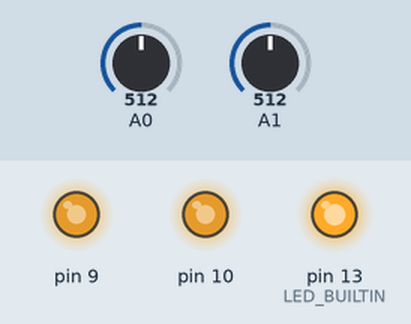
Bench run of a sketch on a simulated Arduino Uno, built with avr-gcc and run on an emulated ATmega328P. Shown: output pins drawn as LEDs (lit = HIGH). Inputs (shaded band) come from the test bench; at power-on: A0 = 512, A1 = 512.

Above: at 1.2 s.
1.3 s: A0 set to 306
At 2.1 s:
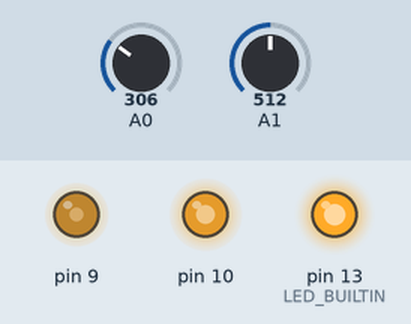
2.8 s: A1 set to 306
At 3.3 s:
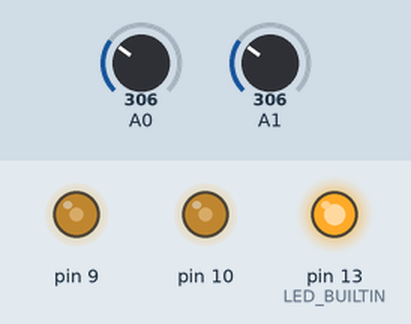
4.3 s: A0 set to 122
At 5.5 s:
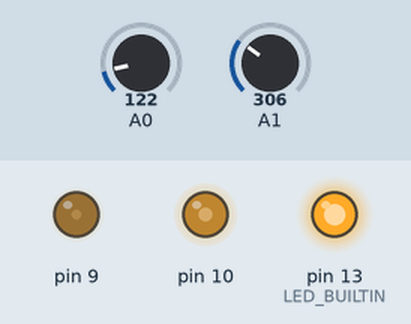
5.8 s: A1 set to 122
At 6.7 s:
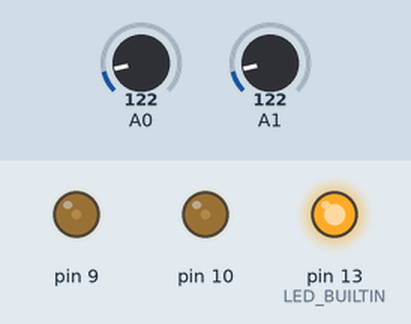
7.3 s: A0 set to 24
At 7.9 s:
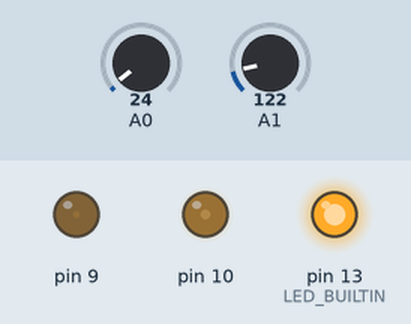
8.8 s: A0 set to 19
At 10.2 s:
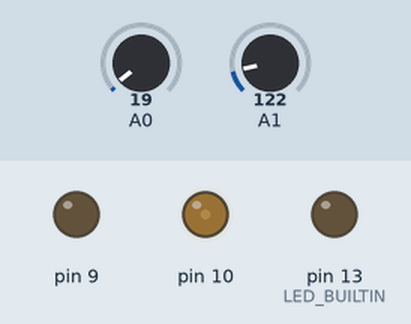
Timing chart, 0 to 11.3 s (numbered marks = the images above; inputs shaded):
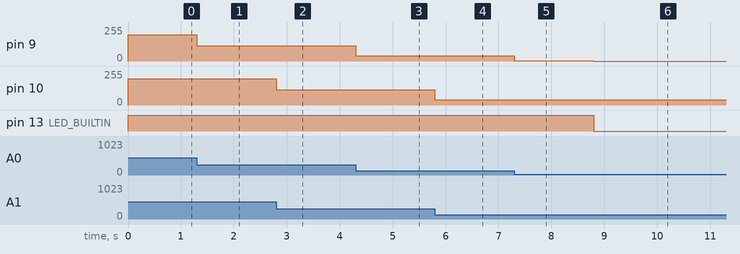

The sketch:

laser_voltage_level.ino
```cpp
void setup() {

  //reading analog on 0 and 1, assumed to be 3.3v
  pinMode(14, INPUT);
  pinMode(15, INPUT);
  //writing analog on 9 and 10, assumed to be 5v
  pinMode(9, OUTPUT);
  pinMode(10, OUTPUT);

  // initialize digital pin LED_BUILTIN as an output.
  pinMode(LED_BUILTIN, OUTPUT);
}

int level(int val) {
  return (max(val - 30, 0) / 4);
}

void loop() {
  //read up to 1024, though this will max at 676 so scale it up
  int val_0 = analogRead(0) * 1.6;
  int val_1 = analogRead(1) * 1.6;
  analogWrite(9, level(val_0));
  analogWrite(10, level(val_1));
  digitalWrite(LED_BUILTIN, level(val_0));
}
```

Measured:
- the behaviour switches between 22 and 21 on A0 (found by bisection; images 5 and 6)
- after the input at 1.3 s, pin 9: 197/255 → 114/255 at once
- after the input at 2.8 s, pin 10: 197/255 → 114/255 at once
- after the input at 4.3 s, pin 9: 114/255 → 41/255 at once
- after the input at 5.8 s, pin 10: 114/255 → 41/255 at once
- after the input at 7.3 s, pin 9: 41/255 → 2/255 at once
- after the input at 8.8 s, pin 9: 2/255 → 0/255 at once; pin 13 (LED_BUILTIN): HIGH → LOW at once
